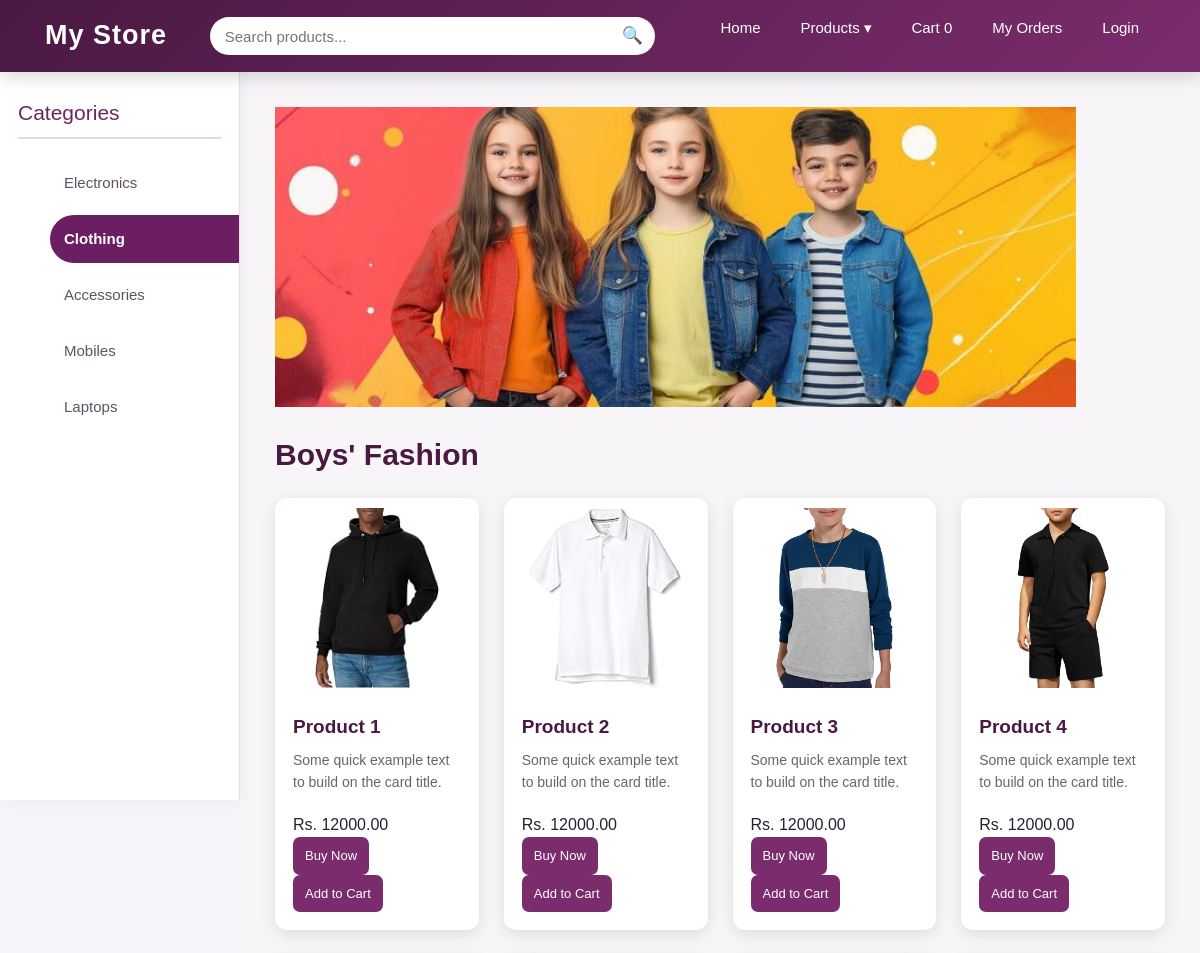
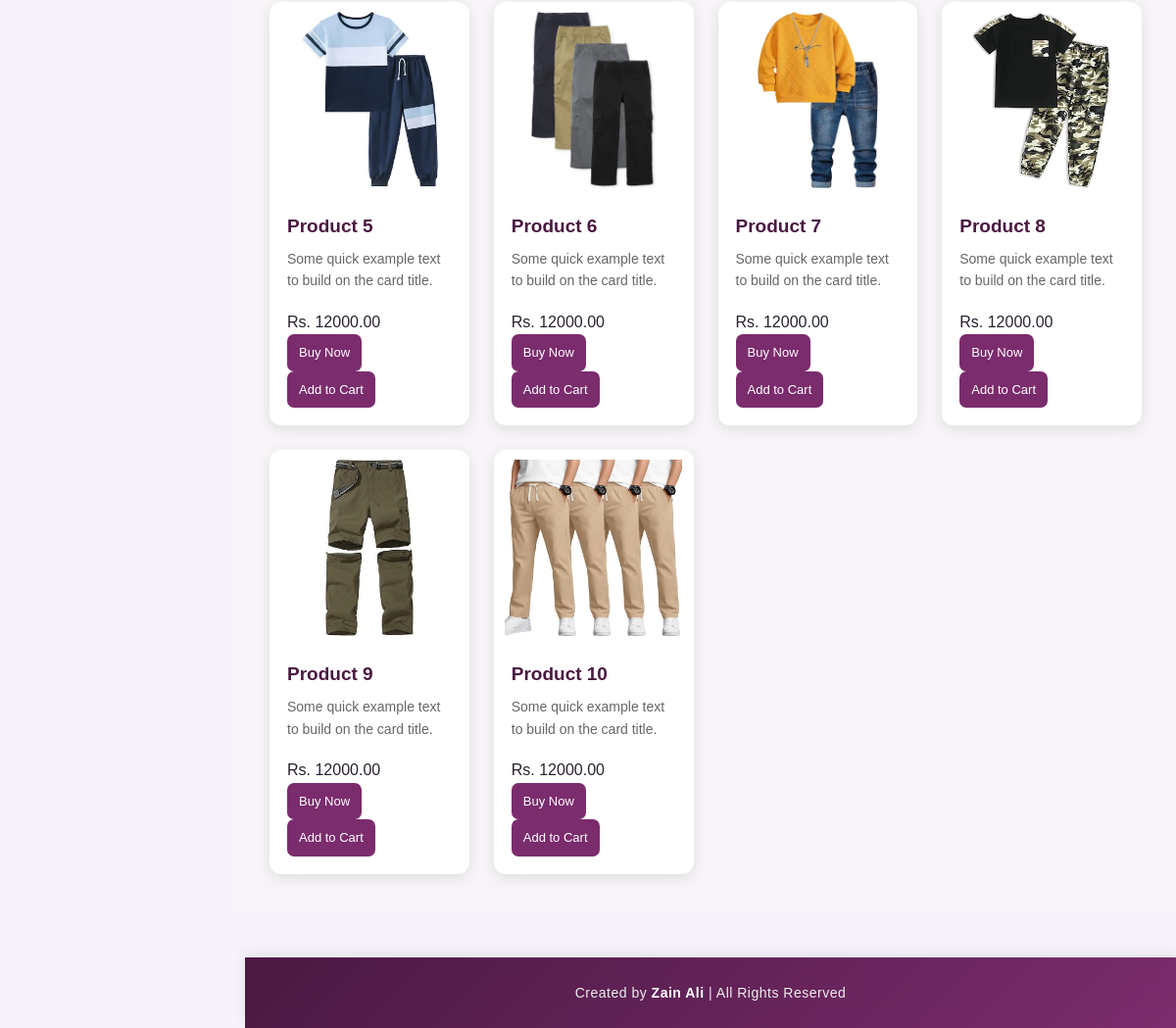
Screenshot of /clothing/ with the database file from the repository (2 pictures, top to bottom).
### ecomweb/models.py (models this page shows, shortened)
class Product(models.Model):
    name = models.CharField(max_length=200)
    description = models.TextField()
    price = models.DecimalField(max_digits=10, decimal_places=2)
    image = models.CharField(max_length=255)
    category = models.CharField(max_length=100)

### ecomweb/views.py (the view)
# urls.py: path('clothing/', views.clothing, name="clothing"),
def clothing(request):
    products = Product.objects.filter(category="Clothing")
    return render(request, "clothing.html", {'products': products})

### ecomweb/templates/clothing.html (shortened to what this page needs)
{% load static %}
<!DOCTYPE html>
<html lang="en">
<head>
    <link href="https://cdn.jsdelivr.net/npm/bootstrap@5.0.2/dist/css/bootstrap.min.css" rel="stylesheet">
    <link rel="stylesheet" href="{% static 'css/style.css' %}">
</head>
<body>
    {% include 'navbar.html' %}
    <main class="main-content">
        <div class="clothing-banner"></div>
        <h1 class="page-title">Boys' Fashion</h1>
        <div class="products-container">
            {% for product in products %}
            <div class="card product-card">
                <a href="{% url 'product_detail' product.id %}" class="product-detail-link">
                    <img src="{% static product.image %}"
                        class="card-img-top"
                        alt="{{ product.name }}">
                </a>
                <div class="card-body">
                    <a href="{% url 'product_detail' product.id %}"
                    class="product-detail-link">
                        <h5 class="card-title">
                            {{ product.name }}
                        </h5>
                    </a>
                    <p class="card-text">
                        {{ product.description }}
                    </p>
                    <div class="price">
                        Rs. {{ product.price }}
                    </div>
                    <form action="{% url 'buy_now' product.id %}" method="post">
                        <button type="submit" class="btn btn-primary">
                            Buy Now
                        </button>
                    </form>
                    <form class="add-to-cart-form"
                        data-url="{% url 'add_to_cart' product.id %}"
                        method="post">
                        <button type="submit" class="btn btn-primary">
                            Add to Cart
                        </button>
                    </form>
                </div>
            </div>
            {% empty %}
            <p> No clothes are available</p>
            {% endfor %}
        </div>
    </main>
    <footer>
    <div class="credit">
        Created by <span>Zain Ali</span> | All Rights Reserved
    </div>
</footer>
</body>
</html>

### ecomweb/static/css/style.css (style rules this page uses)
* { margin: 0; padding: 0; box-sizing: border-box; }
html { scroll-behavior: smooth; }
body { font-family: Arial, Helvetica, sans-serif; background: #f6f3fa; color: #29202f; line-height: 1.6; }
.main-content { margin-left: 240px; margin-top: 72px; min-height: 100vh; padding: 35px; background: #f8f5f8; }
.page-title { margin-top: 30px; margin-bottom: 25px; color: #4a1942; font-size: 30px; font-weight: 700; }
.products-container { display: grid; grid-template-columns: repeat(4, 1fr); gap: 25px; max-width: 1200px; }
.product-card { width: 100%; height: auto; border: none; border-radius: 12px; overflow: hidden; background: #ffffff; box-shadow: 0 4px 15px rgba(0, 0, 0, 0.10); transition: transform 0.3s ease, box-shadow 0.3s ease; }
.product-card .card-img-top { width: 100%; height: 200px; object-fit: contain; padding: 10px; display: block; }
.product-card .card-body { padding: 18px; }
.product-card .card-title { color: #4a1942; font-size: 19px; font-weight: 600; margin-bottom: 10px; }
.product-card .card-text { color: #666; font-size: 14px; margin-bottom: 18px; }
.product-card .btn { background: #7b2c6d; border: none; font-size: 13px; padding: 9px 12px; margin-right: 5px; border-radius: 7px; }
.electronic-banner, .clothing-banner, .accessories-banner, .mobiles-banner, .laptops-banner { width: 90%; height: 300px; background-size: cover; background-position: center; background-repeat: no-repeat; }
.clothing-banner { background-image: url("../images/cb.jpeg"); }
footer { margin-left: 250px; width: calc(100% - 250px); background: linear-gradient(135deg, #4a1942, #7b2c6d); padding: 25px 20px; margin-top: 50px; text-align: center; box-shadow: 0 -4px 15px rgba(0, 0, 0, 0.08); box-sizing: border-box; }
footer .credit { color: #eeeeee; font-size: 14px; font-weight: 400; letter-spacing: 0.5px; }
footer .credit span { color: #ffffff; font-weight: 700; transition: 0.3s ease; }
.add-to-cart-form { display: inline-block; margin: 0; }
.card-body form { display: inline-block; margin: 0; }
.product-detail-link { text-decoration: none; color: inherit; }
.product-detail-link .card-img-top { cursor: pointer; }
.product-detail-link .card-title { cursor: pointer; }

### rows the page displays
Product: image (picture), name "Product 1", description "Some quick example text to build on the card title.", price "12000.00"
Product: image (picture), name "Product 2", description "Some quick example text to build on the card title.", price "12000.00"
Product: image (picture), name "Product 3", description "Some quick example text to build on the card title.", price "12000.00"
Product: image (picture), name "Product 4", description "Some quick example text to build on the card title.", price "12000.00"
Product: image (picture), name "Product 5", description "Some quick example text to build on the card title.", price "12000.00"
Product: image (picture), name "Product 6", description "Some quick example text to build on the card title.", price "12000.00"
Product: image (picture), name "Product 7", description "Some quick example text to build on the card title.", price "12000.00"
Product: image (picture), name "Product 8", description "Some quick example text to build on the card title.", price "12000.00"
Product: image (picture), name "Product 9", description "Some quick example text to build on the card title.", price "12000.00"
Product: image (picture), name "Product 10", description "Some quick example text to build on the card title.", price "12000.00"
